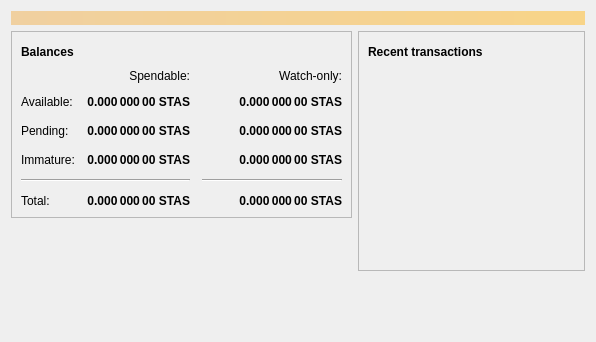
<?xml version="1.0" encoding="UTF-8"?>
<ui version="4.0">
 <class>OverviewPage</class>
 <widget class="QWidget" name="OverviewPage">
  <property name="geometry">
   <rect>
    <x>0</x>
    <y>0</y>
    <width>596</width>
    <height>342</height>
   </rect>
  </property>
  <property name="windowTitle">
   <string>Form</string>
  </property>
  <layout class="QVBoxLayout" name="topLayout">
   <item>
    <widget class="QLabel" name="labelAlerts">
     <property name="visible">
      <bool>false</bool>
     </property>
     <property name="styleSheet">
      <string notr="true">QLabel { background-color: qlineargradient(x1: 0, y1: 0, x2: 1, y2: 0, stop:0 #F0D0A0, stop:1 #F8D488); color:#000000; }</string>
     </property>
     <property name="wordWrap">
      <bool>true</bool>
     </property>
     <property name="margin">
      <number>3</number>
     </property>
     <property name="textInteractionFlags">
      <set>Qt::TextSelectableByMouse</set>
     </property>
    </widget>
   </item>
   <item>
    <layout class="QHBoxLayout" name="horizontalLayout" stretch="1,1">
     <item>
      <layout class="QVBoxLayout" name="verticalLayout_2">
       <item>
        <widget class="QFrame" name="frame">
         <property name="frameShape">
          <enum>QFrame::StyledPanel</enum>
         </property>
         <property name="frameShadow">
          <enum>QFrame::Raised</enum>
         </property>
         <layout class="QVBoxLayout" name="verticalLayout_4">
          <item>
           <layout class="QHBoxLayout" name="horizontalLayout_4">
            <item>
             <widget class="QLabel" name="label_5">
              <property name="font">
               <font>
                <weight>75</weight>
                <bold>true</bold>
               </font>
              </property>
              <property name="text">
               <string>Balances</string>
              </property>
             </widget>
            </item>
            <item>
             <widget class="QPushButton" name="labelWalletStatus">
              <property name="enabled">
               <bool>true</bool>
              </property>
              <property name="maximumSize">
               <size>
                <width>30</width>
                <height>16777215</height>
               </size>
              </property>
              <property name="toolTip">
               <string>The displayed information may be out of date. Your wallet automatically synchronizes with the Starshipsha network after a connection is established, but this process has not completed yet.</string>
              </property>
              <property name="text">
               <string/>
              </property>
              <property name="icon">
               <iconset resource="../starshipsha.qrc">
                <normaloff>:/icons/warning</normaloff>
                <disabledoff>:/icons/warning</disabledoff>:/icons/warning</iconset>
              </property>
              <property name="iconSize">
               <size>
                <width>24</width>
                <height>24</height>
               </size>
              </property>
              <property name="flat">
               <bool>true</bool>
              </property>
             </widget>
            </item>
            <item>
             <spacer name="horizontalSpacer_3">
              <property name="orientation">
               <enum>Qt::Horizontal</enum>
              </property>
              <property name="sizeHint" stdset="0">
               <size>
                <width>40</width>
                <height>20</height>
               </size>
              </property>
             </spacer>
            </item>
           </layout>
          </item>
          <item>
           <layout class="QGridLayout" name="gridLayout">
            <property name="spacing">
             <number>12</number>
            </property>
            <item row="2" column="2">
             <widget class="QLabel" name="labelWatchPending">
              <property name="font">
               <font>
                <weight>75</weight>
                <bold>true</bold>
               </font>
              </property>
              <property name="cursor">
               <cursorShape>IBeamCursor</cursorShape>
              </property>
              <property name="toolTip">
               <string>Unconfirmed transactions to watch-only addresses</string>
              </property>
              <property name="text">
               <string notr="true">0.000 000 00 STAS</string>
              </property>
              <property name="alignment">
               <set>Qt::AlignRight|Qt::AlignTrailing|Qt::AlignVCenter</set>
              </property>
              <property name="textInteractionFlags">
               <set>Qt::LinksAccessibleByMouse|Qt::TextSelectableByKeyboard|Qt::TextSelectableByMouse</set>
              </property>
             </widget>
            </item>
            <item row="2" column="1">
             <widget class="QLabel" name="labelUnconfirmed">
              <property name="font">
               <font>
                <weight>75</weight>
                <bold>true</bold>
               </font>
              </property>
              <property name="cursor">
               <cursorShape>IBeamCursor</cursorShape>
              </property>
              <property name="toolTip">
               <string>Total of transactions that have yet to be confirmed, and do not yet count toward the spendable balance</string>
              </property>
              <property name="text">
               <string notr="true">0.000 000 00 STAS</string>
              </property>
              <property name="alignment">
               <set>Qt::AlignRight|Qt::AlignTrailing|Qt::AlignVCenter</set>
              </property>
              <property name="textInteractionFlags">
               <set>Qt::LinksAccessibleByMouse|Qt::TextSelectableByKeyboard|Qt::TextSelectableByMouse</set>
              </property>
             </widget>
            </item>
            <item row="3" column="2">
             <widget class="QLabel" name="labelWatchImmature">
              <property name="font">
               <font>
                <weight>75</weight>
                <bold>true</bold>
               </font>
              </property>
              <property name="cursor">
               <cursorShape>IBeamCursor</cursorShape>
              </property>
              <property name="toolTip">
               <string>Mined balance in watch-only addresses that has not yet matured</string>
              </property>
              <property name="text">
               <string notr="true">0.000 000 00 STAS</string>
              </property>
              <property name="alignment">
               <set>Qt::AlignRight|Qt::AlignTrailing|Qt::AlignVCenter</set>
              </property>
              <property name="textInteractionFlags">
               <set>Qt::LinksAccessibleByMouse|Qt::TextSelectableByKeyboard|Qt::TextSelectableByMouse</set>
              </property>
             </widget>
            </item>
            <item row="4" column="0" colspan="2">
             <widget class="Line" name="line">
              <property name="orientation">
               <enum>Qt::Horizontal</enum>
              </property>
             </widget>
            </item>
            <item row="4" column="2">
             <widget class="Line" name="lineWatchBalance">
              <property name="sizePolicy">
               <sizepolicy hsizetype="Preferred" vsizetype="Fixed">
                <horstretch>0</horstretch>
                <verstretch>0</verstretch>
               </sizepolicy>
              </property>
              <property name="minimumSize">
               <size>
                <width>140</width>
                <height>0</height>
               </size>
              </property>
              <property name="orientation">
               <enum>Qt::Horizontal</enum>
              </property>
             </widget>
            </item>
            <item row="5" column="0">
             <widget class="QLabel" name="labelTotalText">
              <property name="text">
               <string>Total:</string>
              </property>
             </widget>
            </item>
            <item row="3" column="1">
             <widget class="QLabel" name="labelImmature">
              <property name="font">
               <font>
                <weight>75</weight>
                <bold>true</bold>
               </font>
              </property>
              <property name="cursor">
               <cursorShape>IBeamCursor</cursorShape>
              </property>
              <property name="toolTip">
               <string>Mined balance that has not yet matured</string>
              </property>
              <property name="text">
               <string notr="true">0.000 000 00 STAS</string>
              </property>
              <property name="alignment">
               <set>Qt::AlignRight|Qt::AlignTrailing|Qt::AlignVCenter</set>
              </property>
              <property name="textInteractionFlags">
               <set>Qt::LinksAccessibleByMouse|Qt::TextSelectableByKeyboard|Qt::TextSelectableByMouse</set>
              </property>
             </widget>
            </item>
            <item row="2" column="3">
             <spacer name="horizontalSpacer_2">
              <property name="orientation">
               <enum>Qt::Horizontal</enum>
              </property>
              <property name="sizeHint" stdset="0">
               <size>
                <width>40</width>
                <height>20</height>
               </size>
              </property>
             </spacer>
            </item>
            <item row="3" column="0">
             <widget class="QLabel" name="labelImmatureText">
              <property name="text">
               <string>Immature:</string>
              </property>
             </widget>
            </item>
            <item row="5" column="1">
             <widget class="QLabel" name="labelTotal">
              <property name="font">
               <font>
                <weight>75</weight>
                <bold>true</bold>
               </font>
              </property>
              <property name="cursor">
               <cursorShape>IBeamCursor</cursorShape>
              </property>
              <property name="toolTip">
               <string>Your current total balance</string>
              </property>
              <property name="text">
               <string notr="true">0.000 000 00 STAS</string>
              </property>
              <property name="alignment">
               <set>Qt::AlignRight|Qt::AlignTrailing|Qt::AlignVCenter</set>
              </property>
              <property name="textInteractionFlags">
               <set>Qt::LinksAccessibleByMouse|Qt::TextSelectableByKeyboard|Qt::TextSelectableByMouse</set>
              </property>
             </widget>
            </item>
            <item row="5" column="2">
             <widget class="QLabel" name="labelWatchTotal">
              <property name="font">
               <font>
                <weight>75</weight>
                <bold>true</bold>
               </font>
              </property>
              <property name="cursor">
               <cursorShape>IBeamCursor</cursorShape>
              </property>
              <property name="toolTip">
               <string>Current total balance in watch-only addresses</string>
              </property>
              <property name="text">
               <string notr="true">0.000 000 00 STAS</string>
              </property>
              <property name="alignment">
               <set>Qt::AlignRight|Qt::AlignTrailing|Qt::AlignVCenter</set>
              </property>
              <property name="textInteractionFlags">
               <set>Qt::LinksAccessibleByMouse|Qt::TextSelectableByKeyboard|Qt::TextSelectableByMouse</set>
              </property>
             </widget>
            </item>
            <item row="0" column="2">
             <widget class="QLabel" name="labelWatchonly">
              <property name="text">
               <string>Watch-only:</string>
              </property>
              <property name="alignment">
               <set>Qt::AlignRight|Qt::AlignTrailing|Qt::AlignVCenter</set>
              </property>
             </widget>
            </item>
            <item row="1" column="0">
             <widget class="QLabel" name="labelBalanceText">
              <property name="text">
               <string>Available:</string>
              </property>
             </widget>
            </item>
            <item row="1" column="1">
             <widget class="QLabel" name="labelBalance">
              <property name="font">
               <font>
                <weight>75</weight>
                <bold>true</bold>
               </font>
              </property>
              <property name="cursor">
               <cursorShape>IBeamCursor</cursorShape>
              </property>
              <property name="toolTip">
               <string>Your current spendable balance</string>
              </property>
              <property name="text">
               <string notr="true">0.000 000 00 STAS</string>
              </property>
              <property name="alignment">
               <set>Qt::AlignRight|Qt::AlignTrailing|Qt::AlignVCenter</set>
              </property>
              <property name="textInteractionFlags">
               <set>Qt::LinksAccessibleByMouse|Qt::TextSelectableByKeyboard|Qt::TextSelectableByMouse</set>
              </property>
             </widget>
            </item>
            <item row="1" column="2">
             <widget class="QLabel" name="labelWatchAvailable">
              <property name="font">
               <font>
                <weight>75</weight>
                <bold>true</bold>
               </font>
              </property>
              <property name="cursor">
               <cursorShape>IBeamCursor</cursorShape>
              </property>
              <property name="toolTip">
               <string>Your current balance in watch-only addresses</string>
              </property>
              <property name="text">
               <string notr="true">0.000 000 00 STAS</string>
              </property>
              <property name="alignment">
               <set>Qt::AlignRight|Qt::AlignTrailing|Qt::AlignVCenter</set>
              </property>
              <property name="textInteractionFlags">
               <set>Qt::LinksAccessibleByMouse|Qt::TextSelectableByKeyboard|Qt::TextSelectableByMouse</set>
              </property>
             </widget>
            </item>
            <item row="2" column="0">
             <widget class="QLabel" name="labelPendingText">
              <property name="text">
               <string>Pending:</string>
              </property>
             </widget>
            </item>
            <item row="0" column="1">
             <widget class="QLabel" name="labelSpendable">
              <property name="text">
               <string>Spendable:</string>
              </property>
              <property name="alignment">
               <set>Qt::AlignRight|Qt::AlignTrailing|Qt::AlignVCenter</set>
              </property>
             </widget>
            </item>
           </layout>
          </item>
         </layout>
        </widget>
       </item>
       <item>
        <spacer name="verticalSpacer">
         <property name="orientation">
          <enum>Qt::Vertical</enum>
         </property>
         <property name="sizeHint" stdset="0">
          <size>
           <width>20</width>
           <height>40</height>
          </size>
         </property>
        </spacer>
       </item>
      </layout>
     </item>
     <item>
      <layout class="QVBoxLayout" name="verticalLayout_3">
       <item>
        <widget class="QFrame" name="frame_2">
         <property name="frameShape">
          <enum>QFrame::StyledPanel</enum>
         </property>
         <property name="frameShadow">
          <enum>QFrame::Raised</enum>
         </property>
         <layout class="QVBoxLayout" name="verticalLayout">
          <item>
           <layout class="QHBoxLayout" name="horizontalLayout_2">
            <item>
             <widget class="QLabel" name="label_4">
              <property name="font">
               <font>
                <weight>75</weight>
                <bold>true</bold>
               </font>
              </property>
              <property name="text">
               <string>Recent transactions</string>
              </property>
             </widget>
            </item>
            <item>
             <widget class="QPushButton" name="labelTransactionsStatus">
              <property name="enabled">
               <bool>true</bool>
              </property>
              <property name="maximumSize">
               <size>
                <width>30</width>
                <height>16777215</height>
               </size>
              </property>
              <property name="toolTip">
               <string>The displayed information may be out of date. Your wallet automatically synchronizes with the Starshipsha network after a connection is established, but this process has not completed yet.</string>
              </property>
              <property name="text">
               <string/>
              </property>
              <property name="icon">
               <iconset resource="../starshipsha.qrc">
                <normaloff>:/icons/warning</normaloff>
                <disabledoff>:/icons/warning</disabledoff>:/icons/warning</iconset>
              </property>
              <property name="iconSize">
               <size>
                <width>24</width>
                <height>24</height>
               </size>
              </property>
              <property name="flat">
               <bool>true</bool>
              </property>
             </widget>
            </item>
            <item>
             <spacer name="horizontalSpacer">
              <property name="orientation">
               <enum>Qt::Horizontal</enum>
              </property>
              <property name="sizeHint" stdset="0">
               <size>
                <width>40</width>
                <height>20</height>
               </size>
              </property>
             </spacer>
            </item>
           </layout>
          </item>
          <item>
           <widget class="QListView" name="listTransactions">
            <property name="styleSheet">
             <string notr="true">QListView { background: transparent; }</string>
            </property>
            <property name="frameShape">
             <enum>QFrame::NoFrame</enum>
            </property>
            <property name="verticalScrollBarPolicy">
             <enum>Qt::ScrollBarAlwaysOff</enum>
            </property>
            <property name="horizontalScrollBarPolicy">
             <enum>Qt::ScrollBarAlwaysOff</enum>
            </property>
            <property name="selectionMode">
             <enum>QAbstractItemView::NoSelection</enum>
            </property>
           </widget>
          </item>
         </layout>
        </widget>
       </item>
       <item>
        <spacer name="verticalSpacer_2">
         <property name="orientation">
          <enum>Qt::Vertical</enum>
         </property>
         <property name="sizeHint" stdset="0">
          <size>
           <width>20</width>
           <height>40</height>
          </size>
         </property>
        </spacer>
       </item>
      </layout>
     </item>
    </layout>
   </item>
  </layout>
 </widget>
 <resources/>
 <connections/>
</ui>
